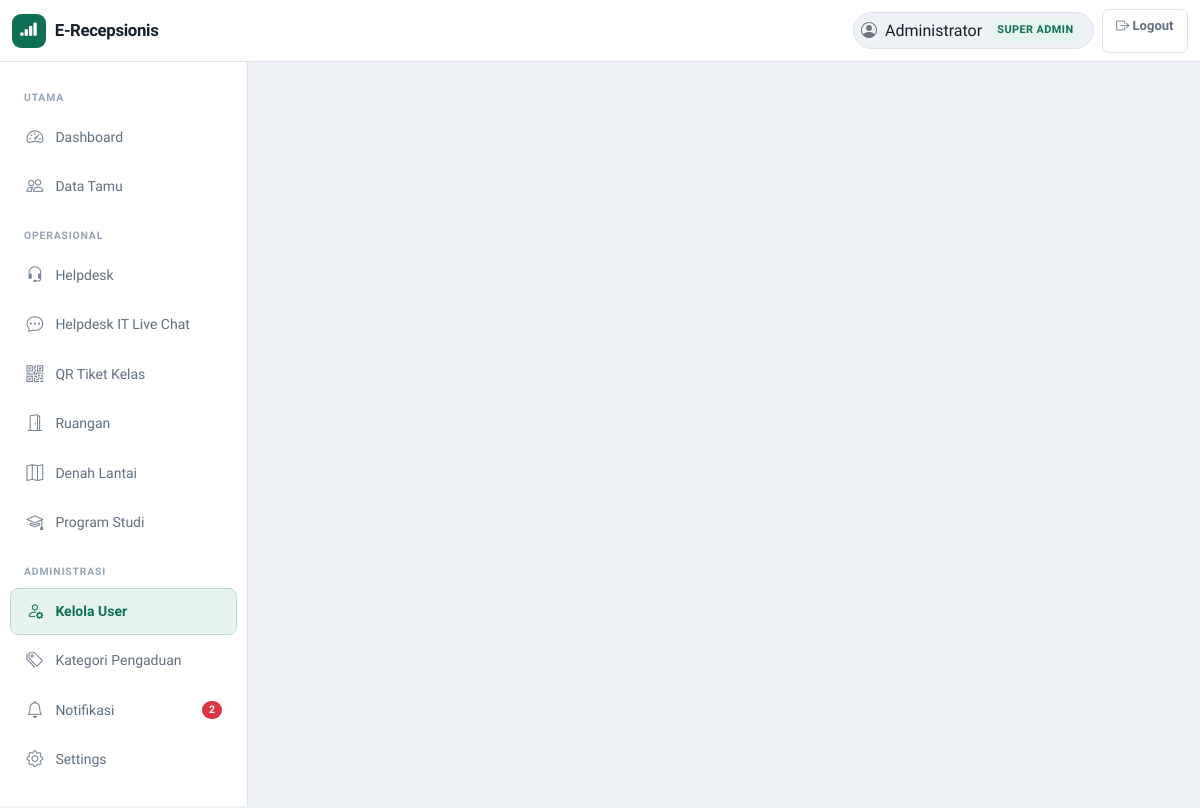
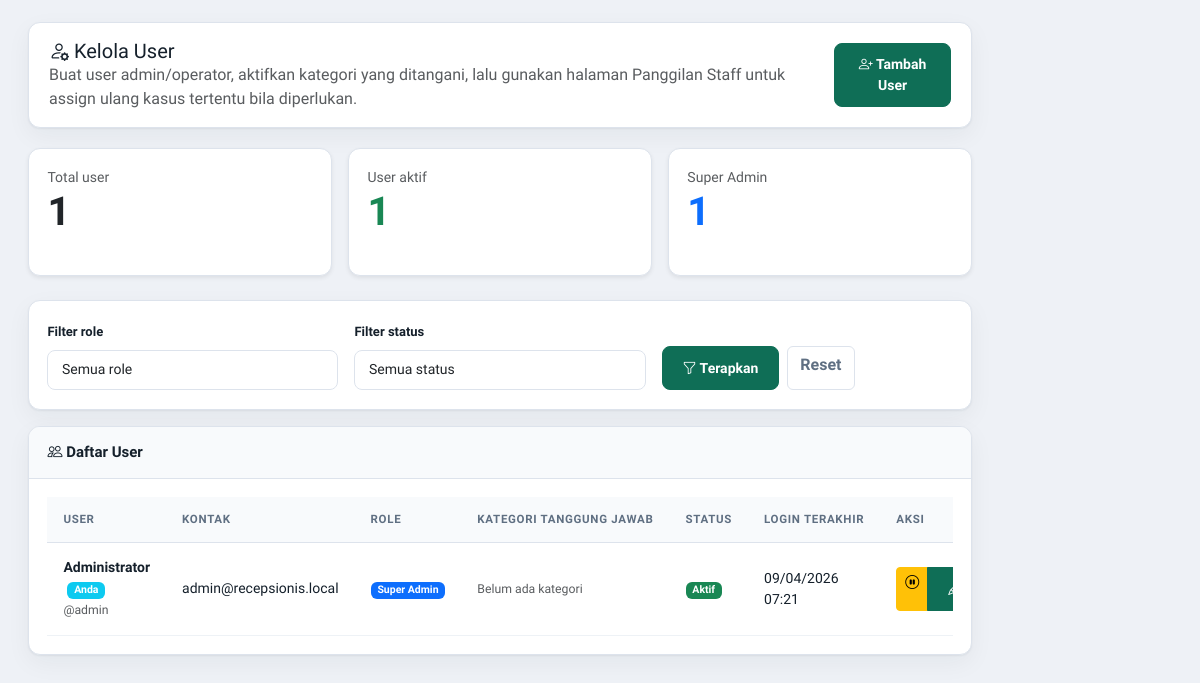
Before: /admin/users.php (signed in) with the older database file (2 pictures, top to bottom).
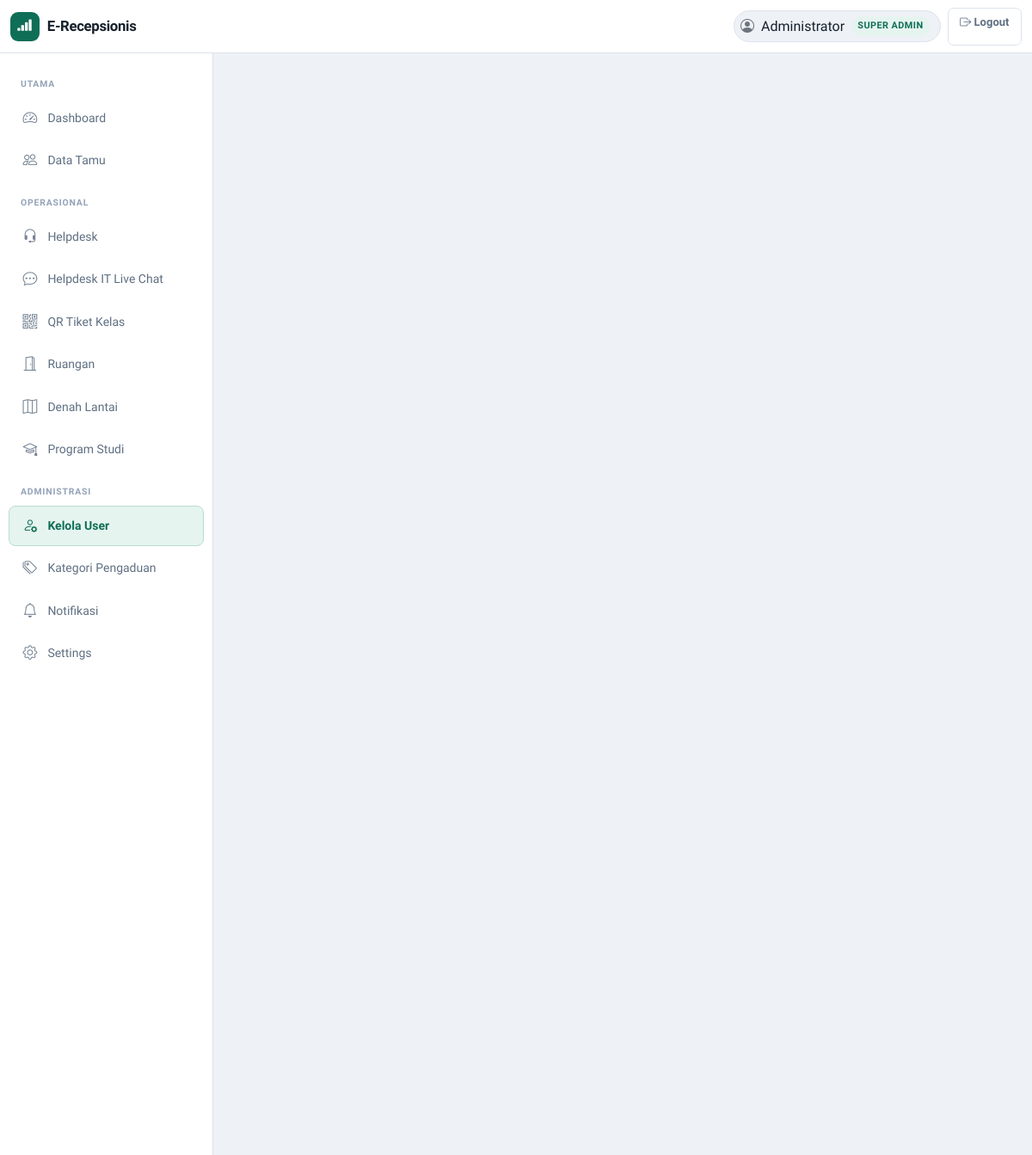
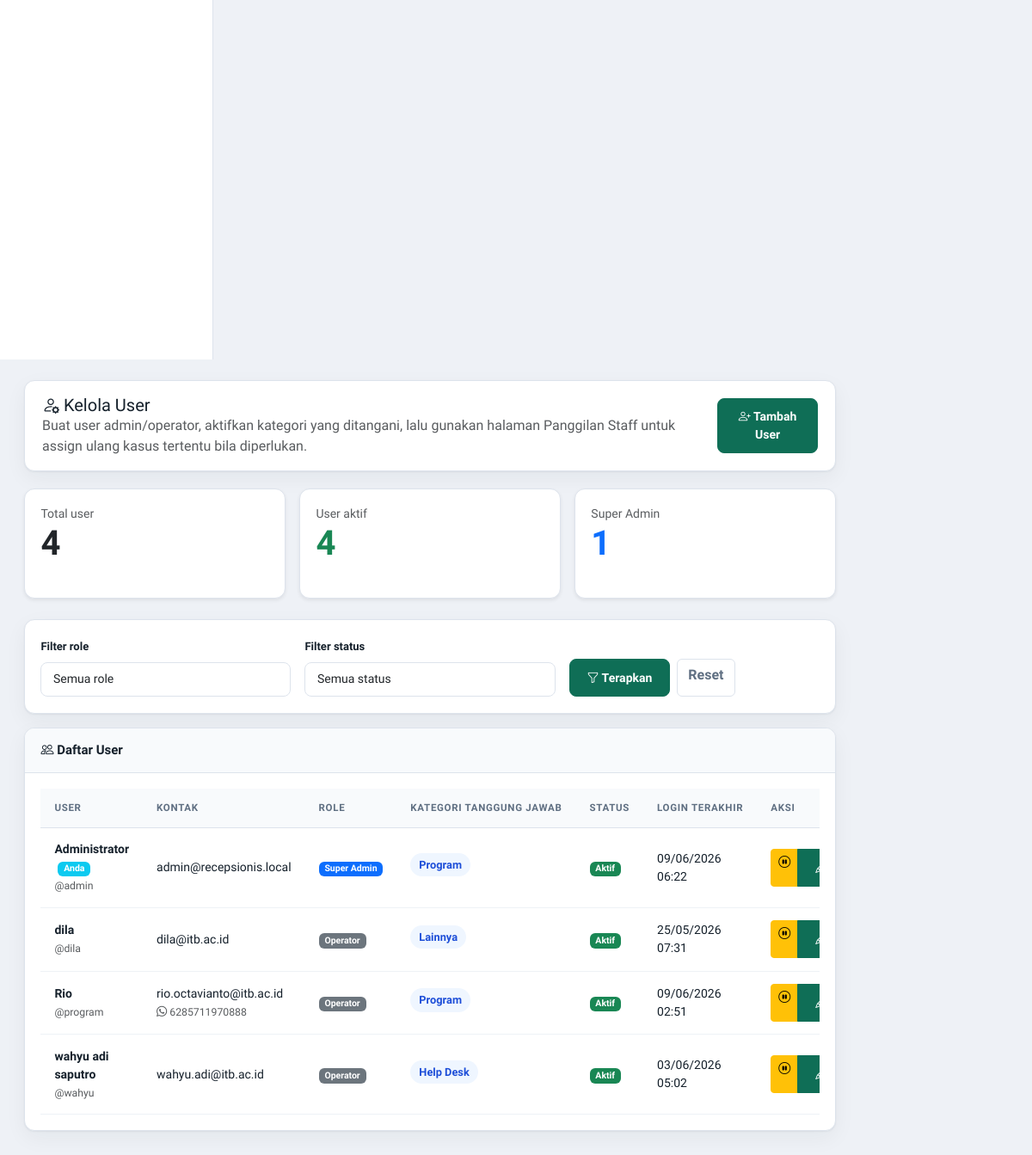
After: the same page with the newer database file (2 pictures, top to bottom).
### tables this page shows
CREATE TABLE `users` (
  `id` int NOT NULL AUTO_INCREMENT,
  `username` varchar(50) NOT NULL,
  `password` varchar(255) NOT NULL,
  `nama_lengkap` varchar(100) NOT NULL,
  `email` varchar(100) DEFAULT NULL,
  `no_wa` varchar(20) DEFAULT NULL,
  `role` enum('admin','operator') DEFAULT 'operator',
  `status_aktif` tinyint(1) DEFAULT '1',
  `last_login` timestamp NULL DEFAULT NULL,
  `created_at` timestamp NULL DEFAULT CURRENT_TIMESTAMP,
  `updated_at` timestamp NULL DEFAULT CURRENT_TIMESTAMP ON UPDATE CURRENT_TIMESTAMP,
  PRIMARY KEY (`id`),
  UNIQUE KEY `username` (`username`)
);

### admin/auth.php (called while the page is built, shortened)
<?php
function currentUserRole(): string
{
    return isset($_SESSION['role']) ? (string) $_SESSION['role'] : '';
}
function currentUserRoleLabel(?string $role = null): string
{
    $role = $role ?? currentUserRole();
    if ($role === 'admin') {
        return 'Super Admin';
    }
    if ($role === 'operator') {
        return 'Operator';
    }
    return 'User';
}
?>

### staff_call_routing.php (called while the page is built, shortened)
<?php
function recepsionis_table_exists(mysqli $koneksi, string $table): bool
{
    static $cache = [];
    $key = 'table:' . $table;
    $safeTable = $koneksi->real_escape_string($table);
    $result = $koneksi->query("SHOW TABLES LIKE '{$safeTable}'");
    $cache[$key] = (bool) ($result && $result->num_rows > 0);
    return $cache[$key];
}
function recepsionis_get_complaint_categories(mysqli $koneksi, bool $onlyActive = false): array
{
    if (!recepsionis_table_exists($koneksi, 'complaint_categories')) {
        return [];
    }
    $sql = "SELECT id, nama_kategori, deskripsi, icon, warna, urutan, status_aktif
            FROM complaint_categories";
    $sql .= " ORDER BY urutan ASC, nama_kategori ASC";
    $result = $koneksi->query($sql);
    $rows = [];
    while ($row = $result->fetch_assoc()) {
        $rows[] = [
            'id' => (int) $row['id'],
            'nama_kategori' => (string) ($row['nama_kategori'] ?? ''),
            'deskripsi' => (string) ($row['deskripsi'] ?? ''),
            'icon' => (string) ($row['icon'] ?? 'bi-tag'),
            'warna' => (string) ($row['warna'] ?? '#2563eb'),
            'urutan' => (int) ($row['urutan'] ?? 0),
            'status_aktif' => (int) ($row['status_aktif'] ?? 0),
        ];
    }
    return $rows;
}
function recepsionis_get_user_category_index(mysqli $koneksi, array $userIds = []): array
{
    $index = [];
    if (!recepsionis_table_exists($koneksi, 'admin_category_routing')) {
        return $index;
    }
    $cleanUserIds = array_values(array_unique(array_filter(array_map('intval', $userIds), static function ($id) {
        return $id > 0;
    })));
    $sql = "SELECT acr.user_id, acr.category_id, cc.nama_kategori
            FROM admin_category_routing acr
            INNER JOIN complaint_categories cc ON cc.id = acr.category_id";
    if (!empty($cleanUserIds)) {
        $sql .= " WHERE acr.user_id IN (" . implode(',', $cleanUserIds) . ")";
    }
    $sql .= " ORDER BY acr.user_id ASC, cc.urutan ASC, cc.nama_kategori ASC";
    $result = $koneksi->query($sql);
    while ($row = $result->fetch_assoc()) {
        $userId = (int) $row['user_id'];
        if (!isset($index[$userId])) {
            $index[$userId] = [
                'ids' => [],
                'names' => [],
            ];
        }
        $index[$userId]['ids'][] = (int) $row['category_id'];
        $index[$userId]['names'][] = (string) ($row['nama_kategori'] ?? '');
    }
    return $index;
}

### admin/users.php (the view, shortened to what the rows shown need)
<?php
require_once 'auth.php';
require_once '../staff_call_routing.php';
$currentUserId = (int) ($_SESSION['user_id'] ?? 0);
$usersSql = "SELECT u.*
             FROM users u
             WHERE 1 = 1";
$usersSql .= " ORDER BY FIELD(u.role, 'admin', 'operator') ASC,
                      COALESCE(NULLIF(u.nama_lengkap, ''), u.username) ASC,
                      u.id ASC";
$stmtUsers = $koneksi->prepare($usersSql);
$stmtUsers->execute();
$usersResult = $stmtUsers->get_result();
$users = [];
$userIds = [];
while ($row = $usersResult->fetch_assoc()) {
    $users[] = $row;
    $userIds[] = (int) $row['id'];
}
$categories = recepsionis_get_complaint_categories($koneksi, false);
$userCategoryIndex = recepsionis_get_user_category_index($koneksi, $userIds);
$summaryCounts = [
    'total' => count($users),
    'active' => count(array_filter($users, static function ($user) {
        return (int) ($user['status_aktif'] ?? 0) === 1;
    })),
    'admin' => count(array_filter($users, static function ($user) {
        return (string) ($user['role'] ?? '') === 'admin';
    })),
];
?>
<!DOCTYPE html>
<html lang="id">
<head>
    <link href="https://cdn.jsdelivr.net/npm/bootstrap@5.3.2/dist/css/bootstrap.min.css" rel="stylesheet">
    <link href="https://cdn.jsdelivr.net/npm/bootstrap-icons@1.11.1/font/bootstrap-icons.css" rel="stylesheet">
    <link href="../assets/css/style.css" rel="stylesheet">
    <?php include 'include_staff_call_head.php'; ?>
</head>
<body>
    <div class="container-fluid">
        <div class="row">
            <div class="col-md-10 content-area">
                <div class="d-flex justify-content-between align-items-center mb-4">
                    <div>
                        <h2><i class="bi bi-person-gear"></i> Kelola User</h2>
                    </div>
                </div>
                <div class="row g-3 mb-4">
                    <div class="col-md-4">
                        <div class="card shadow-sm h-100">
                            <div class="card-body">
                                <div class="text-muted small">Total user</div>
                                <div class="display-6 fw-bold"><?= $summaryCounts['total'] ?></div>
                            </div>
                        </div>
                    </div>
                    <div class="col-md-4">
                        <div class="card shadow-sm h-100">
                            <div class="card-body">
                                <div class="text-muted small">User aktif</div>
                                <div class="display-6 fw-bold text-success"><?= $summaryCounts['active'] ?></div>
                            </div>
                        </div>
                    </div>
                    <div class="col-md-4">
                        <div class="card shadow-sm h-100">
                            <div class="card-body">
                                <div class="text-muted small">Super Admin</div>
                                <div class="display-6 fw-bold text-primary"><?= $summaryCounts['admin'] ?></div>
                            </div>
                        </div>
                    </div>
                </div>
                <div class="card">
                    <div class="card-body">
                        <div class="table-responsive">
                            <table class="table table-hover align-middle">
                                <thead>
                                    <tr>
                                        <th>User</th>
                                        <th>Kontak</th>
                                        <th>Role</th>
                                        <th>Kategori Tanggung Jawab</th>
                                        <th>Status</th>
                                        <th>Login Terakhir</th>
                                        <th>Aksi</th>
                                    </tr>
                                </thead>
                                <tbody>
                                    <?php if (!empty($users)): ?>
                                        <?php foreach ($users as $user): ?>
                                            <?php
                                            $userId = (int) $user['id'];
                                            $categoryNames = $userCategoryIndex[$userId]['names'] ?? [];
                                            $displayName = trim((string) ($user['nama_lengkap'] ?? '')) !== ''
                                                ? (string) $user['nama_lengkap']
                                                : (string) $user['username'];
                                            ?>
                                            <tr>
                                                <td>
                                                    <strong><?= htmlspecialchars($displayName) ?></strong>
                                                    <?php if ($currentUserId === $userId): ?>
                                                        <span class="badge bg-info ms-1">Anda</span>
                                                    <?php endif; ?>
                                                    <br><small class="text-muted">@<?= htmlspecialchars($user['username']) ?></small>
                                                </td>
                                                <td>
                                                    <?= htmlspecialchars($user['email'] ?: '-') ?>
                                                    <?php if (!empty($user['no_wa'])): ?>
                                                        <br><small class="text-muted"><i class="bi bi-whatsapp"></i> <?= htmlspecialchars($user['no_wa']) ?></small>
                                                    <?php endif; ?>
                                                </td>
                                                <td>
                                                    <span class="badge <?= $user['role'] === 'admin' ? 'bg-primary' : 'bg-secondary' ?>">
                                                        <?= htmlspecialchars(function_exists('currentUserRoleLabel') ? currentUserRoleLabel((string) $user['role']) : ucfirst((string) $user['role'])) ?>
                                                    </span>
                                                </td>
                                                <td>
                                                    <?php if (!empty($categoryNames)): ?>
                                                        <?php foreach ($categoryNames as $categoryName): ?>
                                                            <span class="category-pill"><?= htmlspecialchars($categoryName) ?></span>
                                                        <?php endforeach; ?>
                                                    <?php else: ?>
                                                        <span class="text-muted small">Belum ada kategori</span>
                                                    <?php endif; ?>
                                                </td>
                                                <td>
                                                    <?php if ((int) $user['status_aktif'] === 1): ?>
                                                        <span class="badge bg-success">Aktif</span>
                                                    <?php else: ?>
                                                        <span class="badge bg-secondary">Nonaktif</span>
                                                    <?php endif; ?>
                                                </td>
                                                <td>
                                                    <?php if (!empty($user['last_login'])): ?>
                                                        <?= date('d/m/Y H:i', strtotime((string) $user['last_login'])) ?>
                                                    <?php else: ?>
                                                        <span class="text-muted small">Belum pernah login</span>
                                                    <?php endif; ?>
                                                </td>
                                                <td>
                                                    <div class="btn-group btn-group-sm">
                                                        <a href="?toggle=<?= $userId ?>&status=<?= (int) $user['status_aktif'] === 1 ? 0 : 1 ?>"
                                                           class="btn btn-<?= (int) $user['status_aktif'] === 1 ? 'warning' : 'success' ?>"
                                                           onclick="return confirm('<?= (int) $user['status_aktif'] === 1 ? 'Nonaktifkan' : 'Aktifkan' ?> user ini?')">
                                                            <i class="bi bi-<?= (int) $user['status_aktif'] === 1 ? 'pause-circle' : 'play-circle' ?>"></i>
                                                        </a>
                                                        <button class="btn btn-primary"
                                                                data-bs-toggle="modal"
                                                                data-bs-target="#editModal<?= $userId ?>">
                                                            <i class="bi bi-pencil"></i>
                                                        </button>
                                                    </div>
                                                </td>
                                            </tr>
                                        <?php endforeach; ?>
                                    <?php endif; ?>
                                </tbody>
                            </table>
                        </div>
                    </div>
                </div>
            </div>
        </div>
    </div>
</body>
</html>

Changed rows visible on the page:
added users: id "4", status_aktif "1", nama_lengkap "wahyu adi saputro", username "wahyu", email "wahyu.adi@itb.ac.id", role "Operator", id "Help Desk", shows "Aktif", last_login "03/06/2026 05:02"
now on one of the page's lists (row edited): users: id "Program"
changed users "Administrator": last_login "09/04/2026 07:21" → "09/06/2026 06:22"; no longer shows "Belum ada kategori"
added users: nama_lengkap "dila", username "dila", email "dila@itb.ac.id", role "Operator", id "Lainnya", status_aktif "Aktif", last_login "25/05/2026 07:31"
added users: nama_lengkap "Rio", username "program", email "rio.octavianto@itb.ac.id", no_wa "6285711970888", role "Operator", id "Program", status_aktif "Aktif", last_login "09/06/2026 02:51"
Other visible differences:
$unread_count: "2" → (not shown)
$summaryCounts['total']: "1" → "4"
$summaryCounts['active']: "1" → "4"
